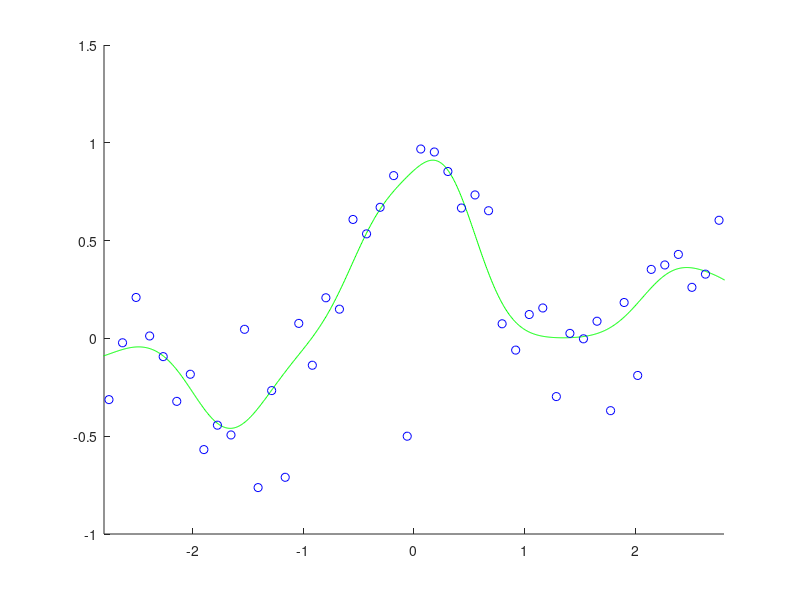

MATLAB code for this plot:
n=50; x=linspace(-3,3,n)';
pix=pi*x;
y=sin(pix)./(pix)+0.1*x+0.2*randn(n,1); y(n/2)=-0.5;
hh=2*0.3^2; l=0.1; e=0.1; 
t=randn(n,1); x2=x.^2;
k=exp(-(repmat(x2,1,n)+repmat(x2',n,1)-2*x*x')/hh);

for o=1:1000
r=abs(k*t-y); w=ones(n,1); w(r>e)=e./r(r>e);
Z=k*(repmat(w,1,n).*k)+l*pinv(diag(abs(t)));
t0=(Z+0.000001*eye(n))\(k*(w.*y));
if norm(t-t0)<0.001, break, end

t=t0;
end

N=1000; X=linspace(-3,3,N)';
K=exp(-(repmat(X.^2,1,n)+repmat(x2',N,1)-2*X*x')/hh); F=K*t;
figure(1); clf; hold on; axis([-2.8 2.8 -1 1.5]);
plot(X,F,'g-'); plot(x,y,'bo');
